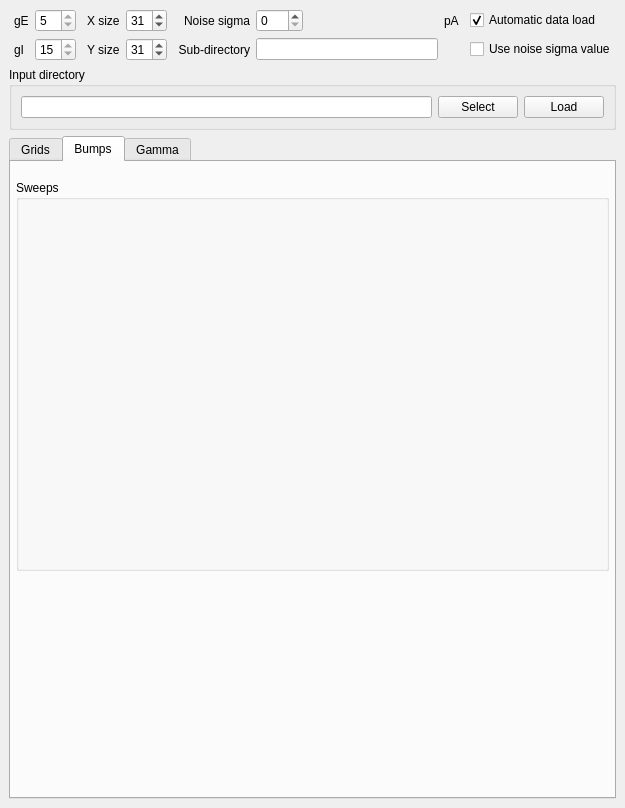
<?xml version="1.0" encoding="UTF-8"?>
<ui version="4.0">
 <class>GridsMainWindow</class>
 <widget class="QMainWindow" name="GridsMainWindow">
  <property name="geometry">
   <rect>
    <x>0</x>
    <y>0</y>
    <width>625</width>
    <height>808</height>
   </rect>
  </property>
  <property name="windowTitle">
   <string>Grid data interactive visualisation</string>
  </property>
  <property name="unifiedTitleAndToolBarOnMac">
   <bool>true</bool>
  </property>
  <widget class="QWidget" name="centralWidget">
   <layout class="QVBoxLayout" name="verticalLayout">
    <item>
     <layout class="QGridLayout" name="gridLayout">
      <property name="sizeConstraint">
       <enum>QLayout::SetFixedSize</enum>
      </property>
      <item row="0" column="7">
       <widget class="QLabel" name="label_5">
        <property name="text">
         <string>Noise sigma</string>
        </property>
        <property name="alignment">
         <set>Qt::AlignRight|Qt::AlignTrailing|Qt::AlignVCenter</set>
        </property>
       </widget>
      </item>
      <item row="0" column="1">
       <widget class="QLabel" name="label">
        <property name="sizePolicy">
         <sizepolicy hsizetype="Fixed" vsizetype="Preferred">
          <horstretch>0</horstretch>
          <verstretch>0</verstretch>
         </sizepolicy>
        </property>
        <property name="text">
         <string>gE</string>
        </property>
       </widget>
      </item>
      <item row="1" column="1">
       <widget class="QLabel" name="label_2">
        <property name="sizePolicy">
         <sizepolicy hsizetype="Fixed" vsizetype="Preferred">
          <horstretch>0</horstretch>
          <verstretch>0</verstretch>
         </sizepolicy>
        </property>
        <property name="text">
         <string>gI</string>
        </property>
       </widget>
      </item>
      <item row="0" column="3">
       <spacer name="horizontalSpacer_2">
        <property name="orientation">
         <enum>Qt::Horizontal</enum>
        </property>
        <property name="sizeType">
         <enum>QSizePolicy::Minimum</enum>
        </property>
        <property name="sizeHint" stdset="0">
         <size>
          <width>5</width>
          <height>20</height>
         </size>
        </property>
       </spacer>
      </item>
      <item row="1" column="5">
       <widget class="QSpinBox" name="ySizeSpinBox">
        <property name="value">
         <number>31</number>
        </property>
       </widget>
      </item>
      <item row="1" column="2">
       <widget class="QSpinBox" name="gISpinBox">
        <property name="readOnly">
         <bool>true</bool>
        </property>
        <property name="value">
         <number>15</number>
        </property>
       </widget>
      </item>
      <item row="0" column="5">
       <widget class="QSpinBox" name="xSizeSpinBox">
        <property name="value">
         <number>31</number>
        </property>
       </widget>
      </item>
      <item row="0" column="4">
       <widget class="QLabel" name="label_4">
        <property name="text">
         <string>X size</string>
        </property>
       </widget>
      </item>
      <item row="1" column="4">
       <widget class="QLabel" name="label_3">
        <property name="text">
         <string>Y size</string>
        </property>
       </widget>
      </item>
      <item row="0" column="6">
       <spacer name="horizontalSpacer_3">
        <property name="orientation">
         <enum>Qt::Horizontal</enum>
        </property>
        <property name="sizeType">
         <enum>QSizePolicy::Minimum</enum>
        </property>
        <property name="sizeHint" stdset="0">
         <size>
          <width>5</width>
          <height>20</height>
         </size>
        </property>
       </spacer>
      </item>
      <item row="0" column="2">
       <widget class="QSpinBox" name="gESpinBox">
        <property name="sizePolicy">
         <sizepolicy hsizetype="Fixed" vsizetype="Fixed">
          <horstretch>0</horstretch>
          <verstretch>0</verstretch>
         </sizepolicy>
        </property>
        <property name="readOnly">
         <bool>true</bool>
        </property>
        <property name="value">
         <number>5</number>
        </property>
       </widget>
      </item>
      <item row="0" column="0">
       <spacer name="horizontalSpacer_5">
        <property name="orientation">
         <enum>Qt::Horizontal</enum>
        </property>
        <property name="sizeType">
         <enum>QSizePolicy::Fixed</enum>
        </property>
        <property name="sizeHint" stdset="0">
         <size>
          <width>5</width>
          <height>20</height>
         </size>
        </property>
       </spacer>
      </item>
      <item row="0" column="8">
       <widget class="QSpinBox" name="noise_sigmaSpinBox">
        <property name="sizePolicy">
         <sizepolicy hsizetype="Fixed" vsizetype="Fixed">
          <horstretch>0</horstretch>
          <verstretch>0</verstretch>
         </sizepolicy>
        </property>
        <property name="maximum">
         <number>300</number>
        </property>
        <property name="singleStep">
         <number>150</number>
        </property>
       </widget>
      </item>
      <item row="0" column="9">
       <widget class="QLabel" name="label_6">
        <property name="text">
         <string>pA</string>
        </property>
       </widget>
      </item>
      <item row="0" column="10">
       <spacer name="horizontalSpacer_9">
        <property name="orientation">
         <enum>Qt::Horizontal</enum>
        </property>
        <property name="sizeType">
         <enum>QSizePolicy::Fixed</enum>
        </property>
        <property name="sizeHint" stdset="0">
         <size>
          <width>5</width>
          <height>20</height>
         </size>
        </property>
       </spacer>
      </item>
      <item row="0" column="11">
       <widget class="QCheckBox" name="autoLoadCheckBox">
        <property name="text">
         <string>Automatic data load</string>
        </property>
        <property name="checked">
         <bool>true</bool>
        </property>
        <property name="tristate">
         <bool>false</bool>
        </property>
       </widget>
      </item>
      <item row="1" column="7">
       <widget class="QLabel" name="label_7">
        <property name="text">
         <string>Sub-directory</string>
        </property>
        <property name="alignment">
         <set>Qt::AlignRight|Qt::AlignTrailing|Qt::AlignVCenter</set>
        </property>
       </widget>
      </item>
      <item row="1" column="8">
       <widget class="QLineEdit" name="subDirLineEdit"/>
      </item>
      <item row="1" column="11">
       <widget class="QCheckBox" name="useNoiseSigmaCheckBox">
        <property name="text">
         <string>Use noise sigma value</string>
        </property>
        <property name="checked">
         <bool>false</bool>
        </property>
       </widget>
      </item>
     </layout>
    </item>
    <item>
     <widget class="QGroupBox" name="groupBox_2">
      <property name="sizePolicy">
       <sizepolicy hsizetype="Preferred" vsizetype="Fixed">
        <horstretch>0</horstretch>
        <verstretch>0</verstretch>
       </sizepolicy>
      </property>
      <property name="title">
       <string>Input directory</string>
      </property>
      <layout class="QHBoxLayout" name="horizontalLayout_2">
       <item>
        <widget class="QLineEdit" name="loadLineEdit">
         <property name="readOnly">
          <bool>false</bool>
         </property>
        </widget>
       </item>
       <item>
        <widget class="QPushButton" name="selectButton">
         <property name="text">
          <string>Select</string>
         </property>
        </widget>
       </item>
       <item>
        <widget class="QPushButton" name="loadButton">
         <property name="text">
          <string>Load</string>
         </property>
        </widget>
       </item>
      </layout>
     </widget>
    </item>
    <item>
     <widget class="QTabWidget" name="tabWidget">
      <property name="currentIndex">
       <number>1</number>
      </property>
      <property name="tabsClosable">
       <bool>false</bool>
      </property>
      <widget class="QWidget" name="gridsTab">
       <attribute name="title">
        <string>Grids</string>
       </attribute>
       <layout class="QVBoxLayout" name="verticalLayout_2">
        <property name="spacing">
         <number>-1</number>
        </property>
        <property name="leftMargin">
         <number>5</number>
        </property>
        <property name="rightMargin">
         <number>5</number>
        </property>
        <property name="bottomMargin">
         <number>0</number>
        </property>
        <item>
         <widget class="QGroupBox" name="groupBox">
          <property name="sizePolicy">
           <sizepolicy hsizetype="Preferred" vsizetype="Fixed">
            <horstretch>0</horstretch>
            <verstretch>0</verstretch>
           </sizepolicy>
          </property>
          <property name="title">
           <string>Sweeps</string>
          </property>
          <layout class="QHBoxLayout" name="horizontalLayout_3">
           <item>
            <widget class="GridSweepWidget" name="gridSweepWidget" native="true">
             <property name="sizePolicy">
              <sizepolicy hsizetype="Preferred" vsizetype="Preferred">
               <horstretch>0</horstretch>
               <verstretch>0</verstretch>
              </sizepolicy>
             </property>
             <property name="minimumSize">
              <size>
               <width>400</width>
               <height>350</height>
              </size>
             </property>
             <property name="maximumSize">
              <size>
               <width>400</width>
               <height>350</height>
              </size>
             </property>
            </widget>
           </item>
           <item>
            <spacer name="horizontalSpacer_6">
             <property name="orientation">
              <enum>Qt::Horizontal</enum>
             </property>
             <property name="sizeHint" stdset="0">
              <size>
               <width>40</width>
               <height>20</height>
              </size>
             </property>
            </spacer>
           </item>
          </layout>
         </widget>
        </item>
        <item>
         <layout class="QHBoxLayout" name="gridExamplesLayout">
          <item>
           <widget class="GridFieldWidget" name="gridFieldWidget" native="true">
            <property name="sizePolicy">
             <sizepolicy hsizetype="Fixed" vsizetype="Fixed">
              <horstretch>0</horstretch>
              <verstretch>0</verstretch>
             </sizepolicy>
            </property>
            <property name="minimumSize">
             <size>
              <width>200</width>
              <height>200</height>
             </size>
            </property>
            <property name="maximumSize">
             <size>
              <width>200</width>
              <height>200</height>
             </size>
            </property>
           </widget>
          </item>
          <item>
           <widget class="ACorrelationWidget" name="aCorrWidget" native="true">
            <property name="sizePolicy">
             <sizepolicy hsizetype="Fixed" vsizetype="Fixed">
              <horstretch>0</horstretch>
              <verstretch>0</verstretch>
             </sizepolicy>
            </property>
            <property name="minimumSize">
             <size>
              <width>200</width>
              <height>200</height>
             </size>
            </property>
            <property name="maximumSize">
             <size>
              <width>200</width>
              <height>200</height>
             </size>
            </property>
           </widget>
          </item>
          <item>
           <spacer name="horizontalSpacer_4">
            <property name="orientation">
             <enum>Qt::Horizontal</enum>
            </property>
            <property name="sizeHint" stdset="0">
             <size>
              <width>40</width>
              <height>20</height>
             </size>
            </property>
           </spacer>
          </item>
         </layout>
        </item>
       </layout>
      </widget>
      <widget class="QWidget" name="bumpsTab">
       <attribute name="title">
        <string>Bumps</string>
       </attribute>
       <layout class="QVBoxLayout" name="verticalLayout_3">
        <property name="leftMargin">
         <number>5</number>
        </property>
        <property name="rightMargin">
         <number>5</number>
        </property>
        <property name="bottomMargin">
         <number>0</number>
        </property>
        <item>
         <widget class="QGroupBox" name="groupBox_3">
          <property name="sizePolicy">
           <sizepolicy hsizetype="Preferred" vsizetype="Fixed">
            <horstretch>0</horstretch>
            <verstretch>0</verstretch>
           </sizepolicy>
          </property>
          <property name="title">
           <string>Sweeps</string>
          </property>
          <layout class="QHBoxLayout" name="horizontalLayout_4">
           <item>
            <widget class="BumpSweepWidget" name="bumpSweepWidget" native="true">
             <property name="sizePolicy">
              <sizepolicy hsizetype="Preferred" vsizetype="Preferred">
               <horstretch>0</horstretch>
               <verstretch>0</verstretch>
              </sizepolicy>
             </property>
             <property name="minimumSize">
              <size>
               <width>400</width>
               <height>350</height>
              </size>
             </property>
             <property name="maximumSize">
              <size>
               <width>400</width>
               <height>350</height>
              </size>
             </property>
            </widget>
           </item>
           <item>
            <spacer name="horizontalSpacer_7">
             <property name="orientation">
              <enum>Qt::Horizontal</enum>
             </property>
             <property name="sizeHint" stdset="0">
              <size>
               <width>40</width>
               <height>20</height>
              </size>
             </property>
            </spacer>
           </item>
          </layout>
         </widget>
        </item>
        <item>
         <layout class="QHBoxLayout" name="bumpExamplesLayout">
          <item>
           <widget class="EFRWidget" name="eFRExampleWidget" native="true">
            <property name="sizePolicy">
             <sizepolicy hsizetype="Fixed" vsizetype="Fixed">
              <horstretch>0</horstretch>
              <verstretch>0</verstretch>
             </sizepolicy>
            </property>
            <property name="minimumSize">
             <size>
              <width>200</width>
              <height>200</height>
             </size>
            </property>
            <property name="maximumSize">
             <size>
              <width>200</width>
              <height>200</height>
             </size>
            </property>
           </widget>
          </item>
          <item>
           <widget class="IFRWidget" name="iFRExampleWidget" native="true">
            <property name="sizePolicy">
             <sizepolicy hsizetype="Fixed" vsizetype="Fixed">
              <horstretch>0</horstretch>
              <verstretch>0</verstretch>
             </sizepolicy>
            </property>
            <property name="minimumSize">
             <size>
              <width>200</width>
              <height>200</height>
             </size>
            </property>
            <property name="maximumSize">
             <size>
              <width>200</width>
              <height>200</height>
             </size>
            </property>
           </widget>
          </item>
          <item>
           <spacer name="horizontalSpacer_8">
            <property name="orientation">
             <enum>Qt::Horizontal</enum>
            </property>
            <property name="sizeHint" stdset="0">
             <size>
              <width>40</width>
              <height>20</height>
             </size>
            </property>
           </spacer>
          </item>
         </layout>
        </item>
       </layout>
      </widget>
      <widget class="QWidget" name="gammaTab">
       <attribute name="title">
        <string>Gamma</string>
       </attribute>
      </widget>
     </widget>
    </item>
   </layout>
  </widget>
 </widget>
 <customwidgets>
  <customwidget>
   <class>GridFieldWidget</class>
   <extends>QWidget</extends>
   <header>mplwidget</header>
   <container>1</container>
  </customwidget>
  <customwidget>
   <class>ACorrelationWidget</class>
   <extends>QWidget</extends>
   <header>mplwidget</header>
   <container>1</container>
  </customwidget>
  <customwidget>
   <class>GridSweepWidget</class>
   <extends>QWidget</extends>
   <header>mplwidget</header>
   <container>1</container>
  </customwidget>
  <customwidget>
   <class>EFRWidget</class>
   <extends>QWidget</extends>
   <header>mplwidget</header>
   <container>1</container>
  </customwidget>
  <customwidget>
   <class>IFRWidget</class>
   <extends>QWidget</extends>
   <header>mplwidget</header>
   <container>1</container>
  </customwidget>
  <customwidget>
   <class>BumpSweepWidget</class>
   <extends>QWidget</extends>
   <header>mplwidget</header>
   <container>1</container>
  </customwidget>
 </customwidgets>
 <resources/>
 <connections>
  <connection>
   <sender>useNoiseSigmaCheckBox</sender>
   <signal>toggled(bool)</signal>
   <receiver>noise_sigmaSpinBox</receiver>
   <slot>setEnabled(bool)</slot>
   <hints>
    <hint type="sourcelabel">
     <x>555</x>
     <y>62</y>
    </hint>
    <hint type="destinationlabel">
     <x>369</x>
     <y>23</y>
    </hint>
   </hints>
  </connection>
  <connection>
   <sender>useNoiseSigmaCheckBox</sender>
   <signal>toggled(bool)</signal>
   <receiver>subDirLineEdit</receiver>
   <slot>setDisabled(bool)</slot>
   <hints>
    <hint type="sourcelabel">
     <x>501</x>
     <y>59</y>
    </hint>
    <hint type="destinationlabel">
     <x>370</x>
     <y>58</y>
    </hint>
   </hints>
  </connection>
 </connections>
</ui>
